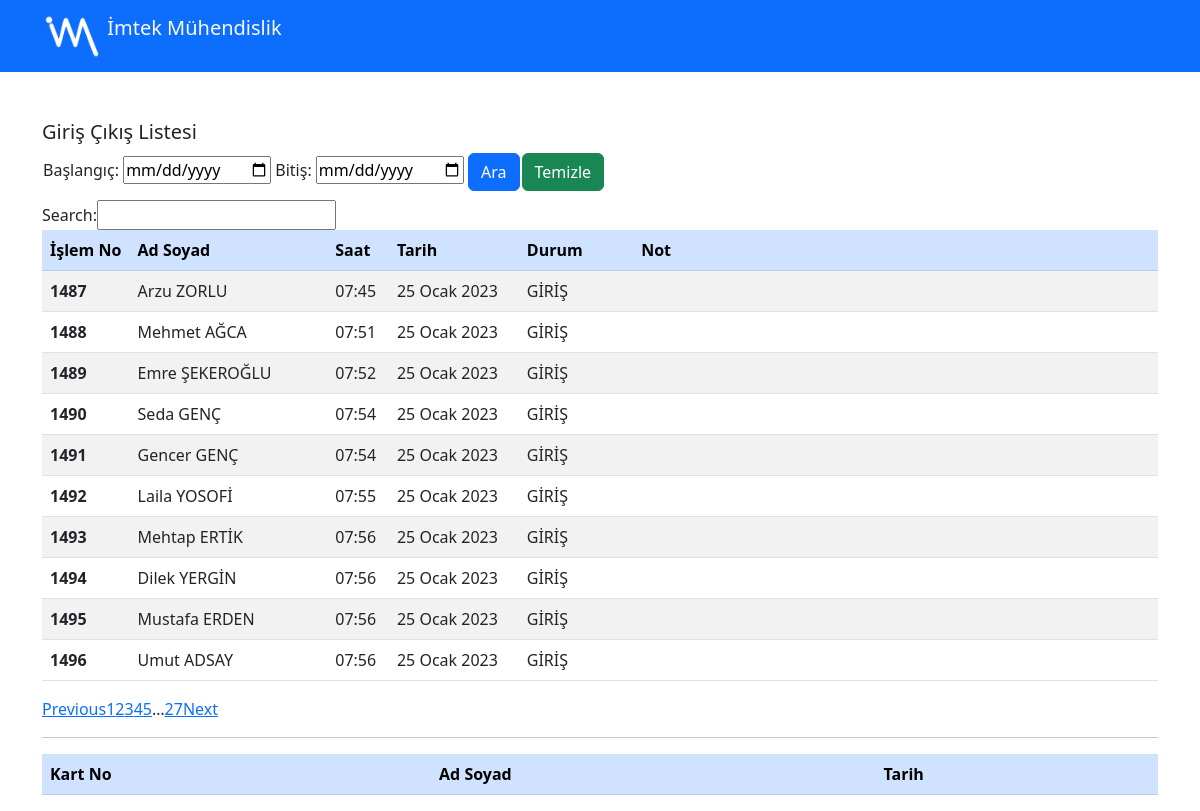
Before: / with the older database file.
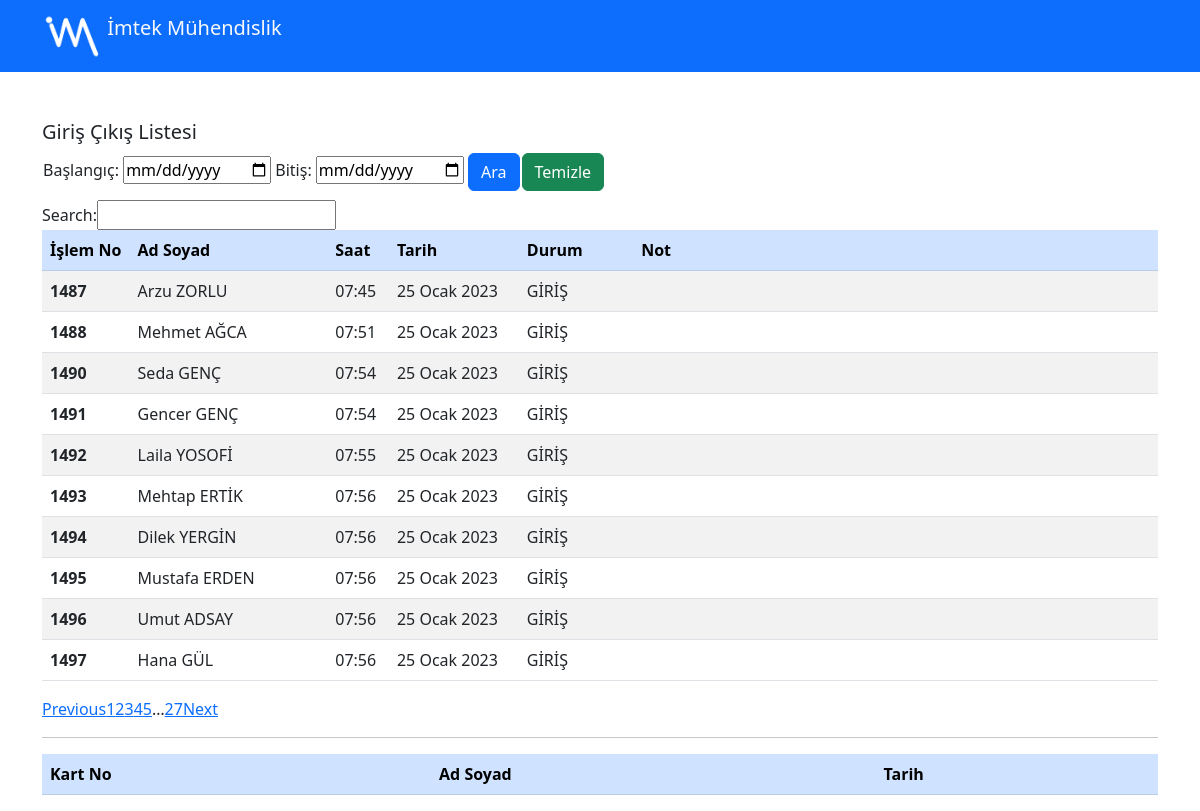
After: the same page with the newer database file.
### uploadlog/models.py (models this page shows, shortened)
class InOut(models.Model):
  personelCardNo = models.IntegerField("Kart No",default=0000)
  personelName = models.CharField("Ad Soyad",default='', max_length=250)
  time = models.TimeField("Saat")
  date = models.DateField("Tarih")
  girisCikis = models.CharField("Durum",default='' ,max_length=25)
  notlar = models.CharField("Not", blank=True, null=True, max_length=250)
  class Meta:
    verbose_name = 'Giriş Çıkış Kaydı'
    verbose_name_plural = 'Giriş Çıkış Kayıtları'

### uploadlog/views.py (the view)
# urls.py: path("", views.index),
def index(request):
  if request.method=="POST":
    fromdate=request.POST.get('fromdate')
    todate=request.POST.get('todate')
    data=InOut.objects.raw('select * from uploadlog_inout where date between "'+fromdate+'" and "'+todate+'"')
    start = datetime.datetime.strptime(fromdate,"%Y-%m-%d")
    end = datetime.datetime.strptime(todate,"%Y-%m-%d")
    start_date = datetime.date(start.year,start.month,start.day)
    end_date = datetime.date(end.year,end.month,end.day)
    delta = datetime.timedelta(days=1)
    pasgecenler = []
    while start_date <= end_date:
      paslar = InOut.objects.raw('SELECT * FROM (SELECT id, personelCardNo, personelName FROM uploadlog_personellist UNION ALL SELECT id, personelCardNo, personelName FROM uploadlog_inout WHERE date BETWEEN \''+start_date.strftime("%Y-%m-%d")+'\' and \''+start_date.strftime("%Y-%m-%d")+'\') GROUP BY personelCardNo HAVING COUNT(*) = 1')
      pasTarihi = start_date.strftime("%Y-%m-%d")
      for personel in paslar:
        pasgecenler.append({'personelCardNo':personel.personelCardNo, 'personelName':personel.personelName, 'pasTarihi':pasTarihi})
      start_date += delta
    print(pasgecenler)
    return render(request, 'index.html', {'data':data, 'pass':pasgecenler})
  else:
    data = InOut.objects.all()
    return render(request, 'index.html', {'data': data})

### uploadlog/templates/index.html (shortened to what this page needs)
{% extends "base.html" %}
{% load static %}
{% block content %}
<div class="mt-5">
<h5>Giriş Çıkış Listesi</h5>
</div>
<table class="mb-2">
<tr>
<td><form method="post">
    Başlangıç:
    <input type="date" name="fromdate">
    Bitiş:
    <input type="date" name="todate">
    <input class="btn btn-primary" type="submit" value="Ara">
</form></td>
<td><form method="get">
  <input class="btn btn-success" type="submit" value="Temizle">
</form></td>
</tr>
</table>
<table class="table table-striped" id="inoutTable">
  <thead class="table-primary">
    <tr>
      <th scope="col">İşlem No</th>
      <th scope="col">Ad Soyad</th>
      <th scope="col">Saat</th>
      <th scope="col" tabindex="0" aria-controls="#inoutTable">Tarih</th>
      <th scope="col">Durum</th>
      <th scope="col">Not</th>
    </tr>
  </thead>
  <tbody>
    {% for i in data %}
      {% if i.girisCikis == 'GEÇ GİRİŞ' %}
      <tr class="table-danger">
      {% else %}
      <tr class="">
      {% endif %}
        <th scope="row">{{i.id}}</th>
        <td>{{i.personelName}}</td>
        <td>{{i.time}}</td>
        <td>{{i.date}}</td>
        <td>{{i.girisCikis}}</td>
        <td>{{i.notlar}}</td>
      </tr>
    {% endfor %}
  </tbody>
</table>
<hr>
<table class="table table-striped" id="passlar">
  <thead class="table-primary">
    <tr>
      <th scope="col">Kart No</th>
      <th scope="col">Ad Soyad</th>
      <th scope="col">Tarih</th>
    </tr>
  </thead>
</table>
</div>
{% endblock %}

### templates/base.html (shortened to what this page needs)
{% load static %}
<!DOCTYPE html>
<html lang="en">
  <head>
    <link rel="stylesheet" href="{% static 'css/bootstrap.min.css' %}" />
    <link rel="stylesheet" href="https://cdnjs.cloudflare.com/ajax/libs/font-awesome/6.2.1/css/all.min.css"/>
    <link rel="stylesheet" type="text/css" href="https://cdn.jsdelivr.net/npm/daterangepicker/daterangepicker.css"/>
    <link rel="stylesheet" type="text/css" href="https://cdn.datatables.net/v/bs5/jq-3.6.0/jszip-2.5.0/dt-1.13.1/b-2.3.3/b-html5-2.3.3/b-print-2.3.3/date-1.2.0/datatables.min.css"/>
  </head>
  <body>
    <nav class="navbar bg-primary" data-bs-theme="dark">
      <div class="container">
        <a class="navbar-brand" href="#">
          <img src="{% static 'img/logo.png' %}" alt="Logo" width="60" class="d-inline-block align-text-top"/>
          İmtek Mühendislik
        </a>
      </div>
    </nav>
    <div class="container">{% block content %} {% endblock %}</div>
  </body>
</html>

Changed rows visible on the page:
removed InOut: id "1489", personelName "Emre ŞEKEROĞLU", time "07:52", date "25 Ocak 2023", girisCikis "GİRİŞ"
now on this page (row unchanged): InOut: id "1497", personelName "Hana GÜL", time "07:56", date "25 Ocak 2023", girisCikis "GİRİŞ"
